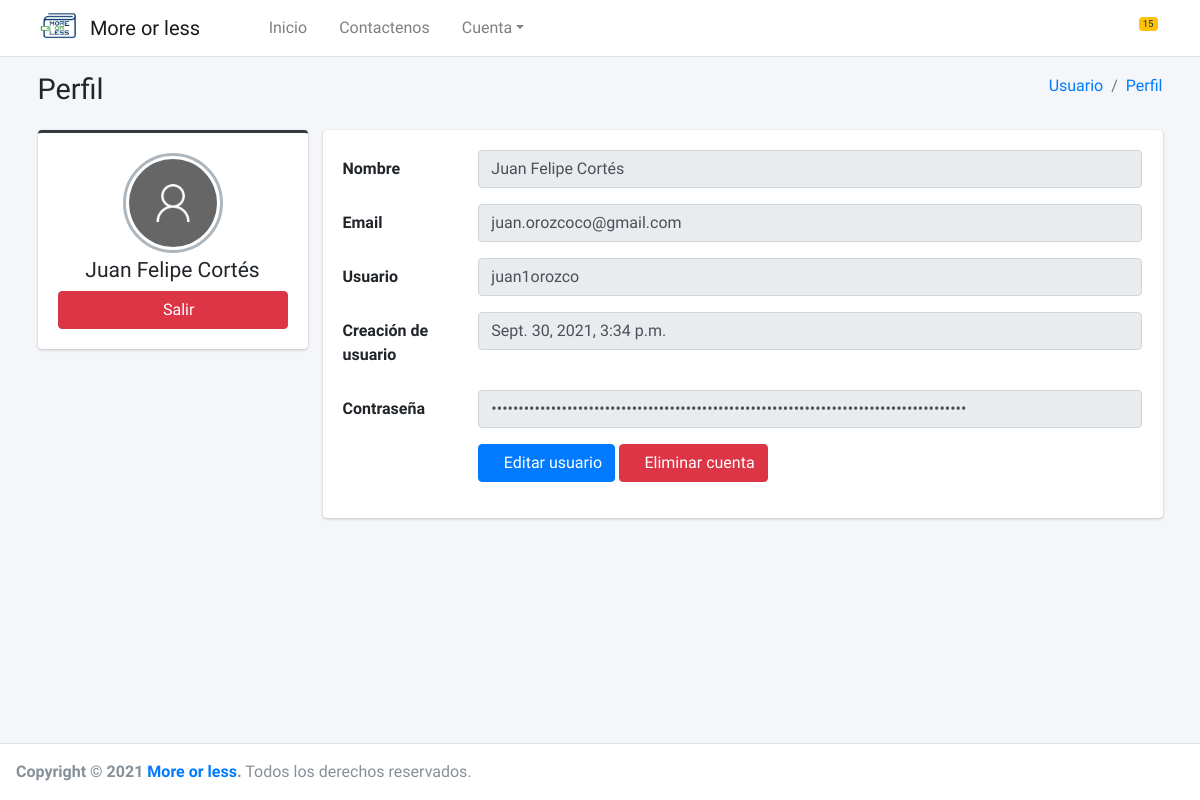
/perfil/ (signed in), run on the app's committed database.
### core/registro/models.py (models this page shows)
class RegistroUsuario(AbstractUser):
    image = models.ImageField(upload_to='perfil/%Y/%m/%d', null=True, blank=True)
    def get_image(self):
        if self.image:
            return "{}{}".format(MEDIA_URL, self.image)
        return "{}{}".format(STATIC_URL, 'img/imagen-perfil-sin-foto.png')

### core/perfil/views.py (the view)
# urls.py: path('perfil/', PerfilListView.as_view(), name='perfil'),
class PerfilListView(ListView):
    model = PerfilModel
    template_name = 'perfil.html'
    @method_decorator(csrf_exempt)
    @method_decorator(login_required)
    def dispatch(self, request, *args, **kwargs):
        self.object = self
        return super().dispatch(request, *args, **kwargs)
    def get_context_data(self, **kwargs):
        context = super().get_context_data(**kwargs)
        return context

### core/perfil/templates/perfil.html
{% extends 'body.html' %}
{% load static %}
{% block content %}
    <div class="content-wrapper">
        <div class="content-header">
            <div class="container">
                <div class="row mb-2">
                    <div class="col-sm-6">
                        <h1 class="m-0">Perfil</h1>
                    </div>
                    <div class="col-sm-6">
                        <ol class="breadcrumb float-sm-right">
                            <li class="breadcrumb-item"><a href="#">Usuario</a></li>
                            <li class="breadcrumb-item"><a href="{% url 'perfil' %}">Perfil</a></li>
                        </ol>
                    </div>
                </div>
            </div>
        </div>
        <section class="content">
            <div class="container">
                <div class="row">
                    <div class="col-md-3">
                        <div class="card card-dark card-outline">
                            <div class="card-body box-profile">
                                <div class="text-center">
                                    <a href="#" >
                                        <img class="profile-user-img img-fluid img-circle"
                                             src="{{ request.user.get_image }}"
                                             alt="User profile picture">
                                    </a>
                                </div>
                                <h3 class="profile-username text-center">{{ request.user.get_full_name }}</h3>
                                <a href="{% url 'logout' %}" class="btn btn-danger btn-block"><i
                                        class="fas fa-sign-out-alt"></i>Salir</a>
                            </div>
                        </div>
                    </div>
                    <div class="col-md-9">
                        <div class="card">
                            <div class="card-body">
                                <div class="tab-content">
                                    <div class="tab-pane active" id="settings">
                                        <form class="form-horizontal">
                                            <div class="form-group row">
                                                <label for="inputName" class="col-sm-2 col-form-label">Nombre</label>
                                                <div class="col-sm-10">
                                                    <input type="text" class="form-control" id="inputName"
                                                           value="{{ request.user.get_full_name }}" disabled="">
                                                </div>
                                            </div>
                                            <div class="form-group row">
                                                <label for="inputEmail" class="col-sm-2 col-form-label">Email</label>
                                                <div class="col-sm-10">
                                                    <input type="email" class="form-control" id="inputEmail"
                                                           value="{{ request.user.email }}" disabled="">
                                                </div>
                                            </div>
                                            <div class="form-group row">
                                                <label for="inputAge" class="col-sm-2 col-form-label">Usuario</label>
                                                <div class="col-sm-10">
                                                    <input type="text" class="form-control" id="inputAge"
                                                           value="{{ request.user.username }}" disabled="">
                                                </div>
                                            </div>
                                            <div class="form-group row">
                                                <label for="inputAge" class="col-sm-2 col-form-label">Creación de
                                                    usuario</label>
                                                <div class="col-sm-10">
                                                    <input type="text" class="form-control" id="inputAge"
                                                           value="{{ request.user.date_joined }}" disabled="">
                                                </div>
                                            </div>
                                            <div class="form-group row">
                                                <label for="inputAge" class="col-sm-2 col-form-label">Contraseña</label>
                                                <div class="col-sm-10">
                                                    <input type="password" class="form-control" id="inputAge"
                                                           value="{{ request.user.password }}" disabled="">
                                                </div>
                                            </div>
                                            <div class="form-group row">
                                                <div class="offset-sm-2 col-sm-10">
                                                    <a href="{% url 'usuarioUpdate' %}" class="btn btn-primary"><i
                                                            class="fas fa-user-edit"></i>Editar
                                                        usuario</a>
                                                    <a href="{% url 'usuarioDelete' %}" class="btn btn-danger"><i
                                                            class="fas fa-times"></i>Eliminar cuenta
                                                    </a>
                                                </div>
                                            </div>
                                        </form>
                                    </div>
                                </div>
                            </div>
                        </div>
                    </div>
                </div>
            </div>
        </section>
    </div>
{% endblock %}

### data on the page
RegistroUsuario: user.get_full_name "Juan Felipe Cortés", user.email "juan.orozcoco@gmail.com", user.username "juan1orozco", user.date_joined "Sept. 30, 2021, 3:34 p.m."
